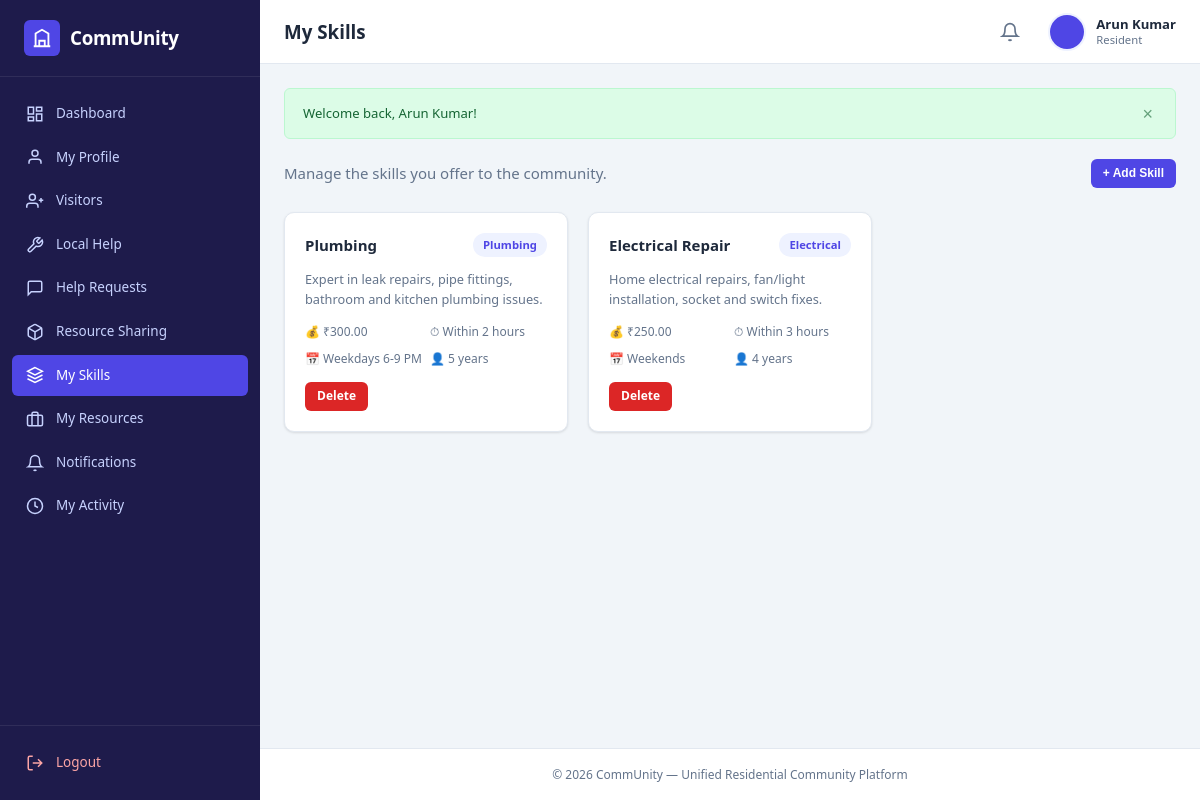
The app's page /resident/my_skills.php (signed in) with its own data.
### tables this page shows
CREATE TABLE `skills` (
  `id` int(11) NOT NULL AUTO_INCREMENT,
  `resident_id` int(11) NOT NULL,
  `skill_name` varchar(100) NOT NULL,
  `category` varchar(50) NOT NULL,
  `description` text,
  `experience` varchar(50) DEFAULT NULL,
  `expected_cost` decimal(10,2) DEFAULT NULL,
  `availability` varchar(50) DEFAULT NULL,
  `response_time` varchar(50) DEFAULT NULL,
  `preferred_contact` varchar(50) DEFAULT NULL,
  `created_at` timestamp NOT NULL DEFAULT CURRENT_TIMESTAMP,
  PRIMARY KEY (`id`),
  KEY `resident_id` (`resident_id`),
  CONSTRAINT `skills_ibfk_1` FOREIGN KEY (`resident_id`) REFERENCES `users` (`id`) ON DELETE CASCADE
);

### config/database.php (called while the page is built, shortened)
<?php
function db(): PDO {
    static $pdo = null;
    if ($pdo === null) {
        $dsn = "mysql:host=" . DB_HOST . ";dbname=" . DB_NAME . ";charset=" . DB_CHARSET;
        $options = [
            PDO::ATTR_ERRMODE            => PDO::ERRMODE_EXCEPTION,
            PDO::ATTR_DEFAULT_FETCH_MODE => PDO::FETCH_ASSOC,
            PDO::ATTR_EMULATE_PREPARES   => false,
        ];
        try {
            $pdo = new PDO($dsn, DB_USER, DB_PASS, $options);
        } catch (PDOException $e) {
            die("Database connection failed. Please check config/database.php and ensure MySQL is running in XAMPP.");
        }
    }
    return $pdo;
}

### includes/functions.php (called while the page is built, shortened)
<?php
require_once __DIR__ . '/../config/database.php';
function e(?string $str): string {
    return htmlspecialchars($str ?? '', ENT_QUOTES, 'UTF-8');
}

### resident/my_skills.php (the view, shortened to what this page needs)
<?php
require_once __DIR__ . '/../includes/functions.php';
try {
    $stmt = db()->prepare("SELECT * FROM skills WHERE resident_id = ? ORDER BY created_at DESC");
    $stmt->execute([current_user_id()]);
    $skills = $stmt->fetchAll();
} catch (PDOException $e) {
    $skills = [];
}
require __DIR__ . '/../includes/top.php';
?>
<div class="d-flex justify-between align-center mb-3">
    <p class="text-muted">Manage the skills you offer to the community.</p>
    <button class="btn btn-primary btn-sm" onclick="document.getElementById('addModal').classList.add('active')">+ Add Skill</button>
</div>
<?php if (empty($skills)): ?>
    <div class="card">
        <div class="card-body">
            <div class="empty-state">
                <p>No skills added yet. Start offering your skills to the community!</p>
            </div>
        </div>
    </div>
<?php else: ?>
    <div class="grid-3">
        <?php foreach ($skills as $s): ?>
            <div class="skill-card">
                <div class="skill-card-header">
                    <h4><?= e($s['skill_name']) ?></h4>
                    <span class="category"><?= e($s['category']) ?></span>
                </div>
                <p><?= e($s['description']) ?></p>
                <div class="skill-card-details">
                    <span>💰 ₹<?= e($s['expected_cost']) ?></span>
                    <span>⏱ <?= e($s['response_time']) ?></span>
                    <span>📅 <?= e($s['availability']) ?></span>
                    <span>👤 <?= e($s['experience']) ?></span>
                </div>
                <div class="d-flex gap-2">
                    <a href="<?= e(BASE_URL) ?>resident/my_skills.php?action=delete&id=<?= $s['id'] ?>" class="btn btn-sm btn-danger" onclick="return confirm('Delete this skill?')">Delete</a>
                </div>
            </div>
        <?php endforeach; ?>
    </div>
<?php endif; ?>
<?php require __DIR__ . '/../includes/bottom.php'; ?>

### assets/css/style.css (style rules this page uses)
:root { --primary: #4f46e5; --primary-dark: #4338ca; --primary-light: #6366f1; --primary-bg: #eef2ff; --secondary: #64748b; --success: #16a34a; --success-bg: #dcfce7; --danger: #dc2626; --danger-bg: #fee2e2; --warning: #d97706; --warning-bg: #fef3c7; --info: #2563eb; --info-bg: #dbeafe; --sidebar-bg: #1e1b4b; --sidebar-hover: #312e81; --sidebar-active: #4f46e5; --text-dark: #1e293b; --text-muted: #64748b; --bg-body: #f1f5f9; --bg-card: #ffffff; --border: #e2e8f0; --shadow: 0 1px 3px rgba(0,0,0,0.08), 0 1px 2px rgba(0,0,0,0.04); --shadow-lg: 0 4px 12px rgba(0,0,0,0.1); --radius: 10px; --radius-sm: 6px; --sidebar-width: 260px; --header-height: 64px; --font: 'Segoe UI', -apple-system, BlinkMacSystemFont, Roboto, 'Helvetica Neue', sans-serif; }
*, *::before, *::after { box-sizing: border-box; margin: 0; padding: 0; }
html { font-size: 15px; scroll-behavior: smooth; }
body { font-family: var(--font); background: var(--bg-body); color: var(--text-dark); line-height: 1.6; -webkit-font-smoothing: antialiased; }
a { color: var(--primary); text-decoration: none; }
.dashboard-body { display: flex; min-height: 100vh; }
.btn { display: inline-flex; align-items: center; justify-content: center; gap: 6px; padding: 9px 18px; border-radius: var(--radius-sm); font-size: 0.875rem; font-weight: 600; border: none; cursor: pointer; transition: all 0.2s ease; text-decoration: none; line-height: 1.4; }
.btn-primary { background: var(--primary); color: #fff; }
.btn-danger { background: var(--danger); color: #fff; }
.btn-sm { padding: 6px 12px; font-size: 0.8rem; }
.grid-3 { display: grid; grid-template-columns: repeat(3, 1fr); gap: 20px; }
.skill-card { background: var(--bg-card); border-radius: var(--radius); box-shadow: var(--shadow); border: 1px solid var(--border); padding: 20px; transition: transform 0.2s, box-shadow 0.2s; }
.skill-card-header { display: flex; align-items: center; justify-content: space-between; margin-bottom: 12px; }
.skill-card h4 { font-size: 1rem; font-weight: 600; }
.skill-card .category { font-size: 0.75rem; color: var(--primary); background: var(--primary-bg); padding: 3px 10px; border-radius: 12px; font-weight: 600; }
.skill-card p { font-size: 0.85rem; color: var(--text-muted); margin-bottom: 12px; }
.skill-card-details { display: grid; grid-template-columns: repeat(2, 1fr); gap: 8px; font-size: 0.8rem; margin-bottom: 14px; }
.skill-card-details span { display: flex; align-items: center; gap: 6px; color: var(--text-muted); }
.text-muted { color: var(--text-muted); }
.mb-3 { margin-bottom: 24px; }
.d-flex { display: flex; }
.align-center { align-items: center; }
.justify-between { justify-content: space-between; }
.gap-2 { gap: 16px; }

### records on screen
skills: skill_name "Plumbing", category "Plumbing", description "Expert in leak repairs, pipe fittings, bathroom and kitchen plumbing issues.", expected_cost "300.00", response_time "Within 2 hours", availability "Weekdays 6-9 PM", experience "5 years"
skills: skill_name "Electrical Repair", category "Electrical", description "Home electrical repairs, fan/light installation, socket and switch fixes.", expected_cost "250.00", response_time "Within 3 hours", availability "Weekends", experience "4 years"

### other values on screen
APP_NAME "CommUnity"
$pageTitle "My Skills"
$_SESSION['name'] "Arun Kumar"
$role "Resident"
$flash['message'] "Welcome back, Arun Kumar!"
APP_TAGLINE "Unified Residential Community Platform"
